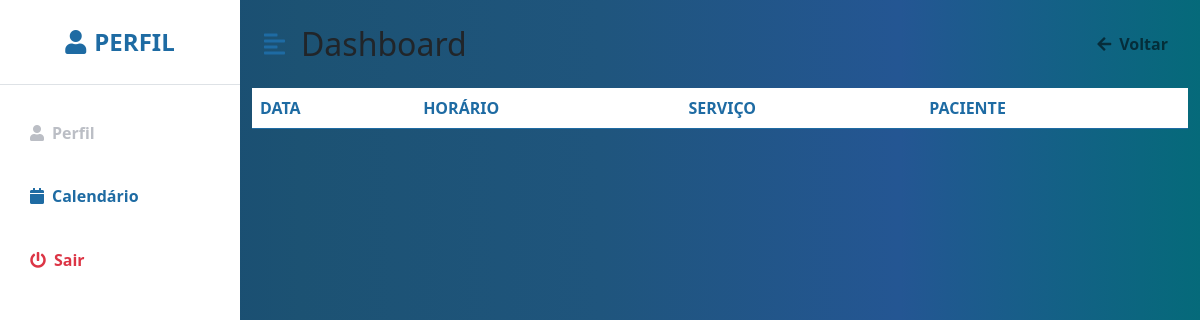
The app's page /Clinica_Manoel_Gomes/calendario_funcionario.php (signed in), older data.
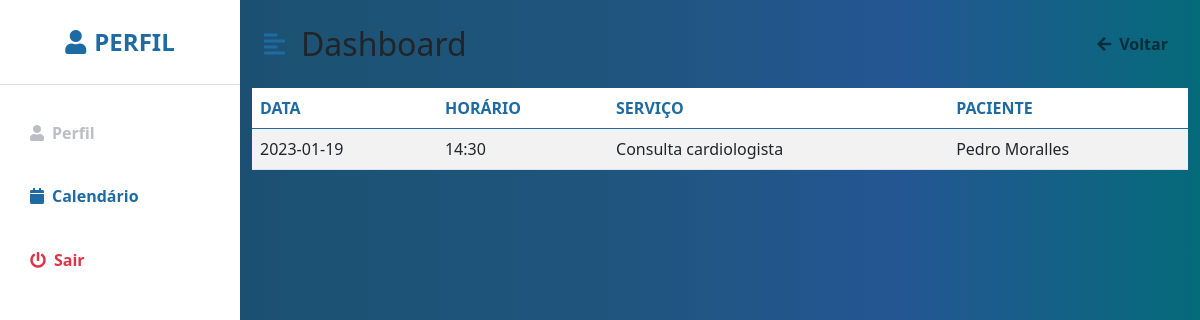
The same page, newer data.
### tables this page shows
CREATE TABLE IF NOT EXISTS `agendamento` (
  `cod_agendamento` int(11) NOT NULL AUTO_INCREMENT,
  `cod_paciente` int(11) DEFAULT NULL,
  `nome_paciente` varchar(40) DEFAULT NULL,
  `servico` varchar(30) NOT NULL,
  `nome_servico` varchar(50) NOT NULL,
  `dia` varchar(20) NOT NULL,
  `horario` varchar(10) NOT NULL,
  `responsavel` varchar(50) NOT NULL,
  `crm` varchar(20) NOT NULL,
  `cod_servico` int(11) NOT NULL,
  PRIMARY KEY (`cod_agendamento`)
);

### Clinica_Manoel_Gomes/autentica_funcionario.php (called while the page is built, shortened)
<?php
    if(isset($_SESSION["crm"])){
        $crm = $_SESSION["crm"];
    }
?>

### Clinica_Manoel_Gomes/calendario_funcionario.php (the view, shortened to what the changed rows need)
<?php
include "autentica_funcionario.php";
include "conecta_mysql.inc";
$sql = "SELECT * FROM funcionario WHERE crm = '$crm';";
$res= mysqli_query($mysqli,$sql);
$funcionario = mysqli_fetch_array ($res);
?>
<!DOCTYPE html>
<html lang="pt-br">
<head>
    <link href="https://cdn.jsdelivr.net/npm/bootstrap@5.0.0-beta3/dist/css/bootstrap.min.css" rel="stylesheet" />
    <link href="https://cdn.jsdelivr.net/npm/bootstrap@5.0.0-beta3/dist/css/bootstrap.min.css" rel="stylesheet" />
    <link rel="stylesheet" href="https://cdnjs.cloudflare.com/ajax/libs/font-awesome/5.15.3/css/all.min.css" />
    <link rel="stylesheet" href="_css/perfil.css" />
    <link rel="stylesheet" href="https://cdnjs.cloudflare.com/ajax/libs/font-awesome/5.15.3/css/all.min.css" />
</head>
<body>
<div class="d-flex" id="wrapper">
        <div id="page-content-wrapper">
            <nav class="navbar navbar-expand-lg navbar-light bg-transparent py-4 px-4">
                <div class="d-flex align-items-center">
                    <h2 class="fs-2 m-0">Dashboard</h2>
                </div>
            </nav>
            <div class="block">
                <section class="intro">
                    <div class="gradient-custom-1 h-100">
                        <div class="mask d-flex align-items-center h-100">
                        <div class="container">
                            <div class="row justify-content-center">
                            <div class="col-12">
                                <div class="table-responsive bg-white">
                                <table class="table mb-0  table-striped ">
                                    <thead class="color">
                                    <tr>
                                        <th scope="col">DATA</th>
                                        <th scope="col">HORÁRIO</th>
                                        <th scope="col">SERVIÇO</th>
                                        <th scope="col">PACIENTE</th>
                                    </tr>
                                    </thead>
                                    <tbody>
                                    <?php
                                        $crm = $funcionario["crm"];
                                        $sql= "SELECT * FROM agendamento WHERE crm = '$crm'";
                                        $res= mysqli_query($mysqli,$sql);
                                        $linhas= mysqli_num_rows($res);
                                        for ($i = 0; $i < $linhas; $i++){
                                            $funcionario = mysqli_fetch_array ($res);
                                            if(isset($funcionario['cod_paciente'])){
                                                echo"<tr>
                                                <td>".$funcionario['dia']."</td>
                                                <td>".$funcionario['horario']."</td>
                                                <td>".utf8_decode($funcionario['nome_servico'])."</td>
                                                <td>".$funcionario['nome_paciente']."
                                                </td>
                                                </tr>";
                                            }
                                        }
                                    ?>
                                    </tbody>
                                </table>
                                </div>
                            </div>
                            </div>
                        </div>
                        </div>
                    </div>
                 </section>
                </div>
    </div>
</body>
</html>

Row changes from the older to the newer data that the page shows:
added agendamento: dia "2023-01-19", horario "14:30", nome_servico "Consulta cardiologista", nome_paciente "Pedro Moralles"
